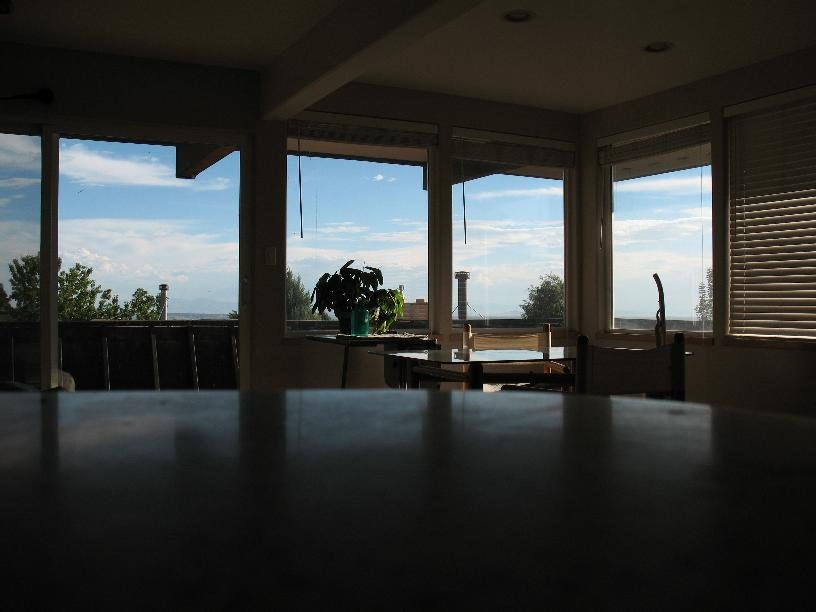
#> input picture test/orig_0.jpg, 816 x 612 px, found by its file name; its folder holds only this picture in this run
$ python HDR_bpowah.py   (Python 2 division)
#> lines starting #> are read from the running program, lines starting #| are printed output that depends on the picture
from PIL import Image
import time
import os, os.path
import sys, string
from copy import copy
try:
    import pylab
    pylab_loaded = 1
except:
    pylab_loaded = 0


class hdr:
    """
    a collection of images to merege into HDR

    blend an arbitrary number of photos into a single HDR image
    or several images with various combinations of HDR parameters

    it is assumed that project folders contain all the images you want to merge
    case = folder name
    cur_dir = folder where the project folders are located
    images are auto-sorted by degree of exposure (image brightness)
    """

    def get_imgs(self):
        """
        load a list of images from folder
        sort them from lightest to darkest
        """
        drks = []
        imgs = [Image.open(os.path.join(self.indir,fn)) for fn in self.fns]
        for img in imgs:
            samp = img.resize((50,50))  #crop(box=((10,10,20,20)))
            drks.append(sum(samp.getdata(band=0)))
#> this loop made 1 pass
#> pass 1, in get_imgs, `samp = img.resize((50,50))`:
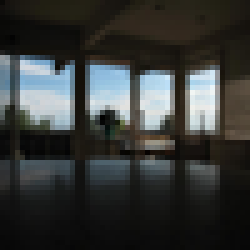
#> samp: PIL image 50x50 RGB (shown 5 times larger); mean R, G, B 54.8, 57.1, 55.5
#> after the loop, drks = [137045]
        if self.resize:
            # newsize = tuple([int(x*self.resize) for x in img.size])
            imgs = [img.resize(tuple([int(x*self.resize) for x in img.size])) for img in imgs]
#> imgs = 1 item

        newdrks = sorted(drks)
#> newdrks = [137045]
        idxs = [drks.index(x) for x in newdrks]
#> idxs = [0]
        imgs = [imgs[x] for x in idxs]
        self.fns = [self.fns[x] for x in idxs]
#> self.fns = ['orig_0.jpg']

        self.drks = drks
#> self.drks = [137045]
        self.idxs = idxs
#> self.idxs = [0]

        print 'got',len(imgs),'images'
#| got 1 images
        return imgs


    def __init__(
        self,
        case='',
        resize=None,
        img_type='.jpg',
        cur_dir=r'C:\My Pictures\test_hdr' ):

        """
        load a project
        all images of [img_type] are loaded from folder [case]
        and resized by a factor [resize]
        """
        if not case:
            print 'case is required'
            sys.exit(1)
        self.resize = resize
        self.ext = img_type.strip('.')
        self.case = case
        self.cur_dir = os.path.normpath(cur_dir)
        self.indir   = os.path.join(self.cur_dir, case)
        self.outdir  = os.path.join(self.indir , 'out')

        if not os.path.isdir(self.outdir):
            os.makedirs(self.outdir)
        f = lambda x: x.upper().endswith(self.ext.upper())
        self.fns = filter(f,os.listdir(self.indir))
        self.imgs = self.get_imgs()
#> self.imgs = 1 item
        self.fin_set = {}


    # [43 lines left out: functions get_masks, lev, bal, not called in this run]


    def save_im(self,im,name):
        """
        save an image
        """
        print 'saving',name
        im.save(os.path.join(self.outdir, name+'.jpg'), format='JPEG')

        if pylab_loaded:
            pylab.cla()
            h = im.histogram()
            rgb = h[0:256],h[256:256*2],h[256*2:]
            x = range(256)
            for b in rgb:
                pylab.plot(x,b)
            pylab.xlim(xmax=255)
            pylab.savefig(os.path.join(self.outdir, name+'_histogram.png'))


    # [8 lines left out: function merge, not called in this run]


    def merge_all(self,imgs):
        """
        iteratively merge a set of images until only one remains
        """
        while len(imgs)>1:
            imgs = self.merge(imgs)
        return imgs[0]


    def get_hdr(self, strength=[0.0,1.0,2.0], naturalness=[0.8,0.9,1.0]):
        """
        process the hdr image(s)
        strength - a list or a float that defines how strong the hdr
                   effect should be
                 - a value of zero will combine images by using a
                   greyscale image average
                 - a value greater than zero will use higher contrast
                   versions of those greyscale images
        naturalness- values between zero and one
                 - zero will be a very high-contrast image
                 - 1.0 will be a very flat image
                 - 0.7 to 0.9 tend to give the best results
        """
        contrast=1.0
        brightness=1.0
        self.con = contrast # not used
        self.bri = brightness # not used
        self.nat = self.to_list(naturalness)
        self.str = self.to_list(strength)
        self.fin_set = {}

        for s in self.str:
            self.cur_str = s
            print 'getting saturation image, strength',str(s)
            imgs = copy(self.imgs)
            sat_img = self.merge_all(imgs)

            print 'getting contrast image'
            imgs.reverse()
            con_img = self.merge_all(imgs)

            self.final_blend(con_img,sat_img)

        self.print_set(self.fin_set)
#> the loop in print_set, `for k in im_dict.keys():` made 9 passes
#> pass 1, in save_im, `pylab.savefig(os.path.join(self.outdir, name+'_histogram.png'))`:
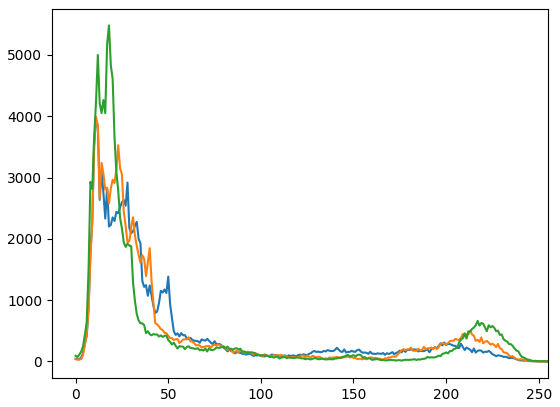
#> figure drawn by matplotlib, 1 panel; curve peaks at x = 11, y = 3965; curve peaks at x = 11, y = 3993; curve peaks at x = 18, y = 5483
        ori_set = dict(('orig_'+str(i), self.imgs[i]) for i in range(len(self.imgs)))
#> ori_set = 1 item
        self.print_set(ori_set)
#> the loop in print_set (call 2), `for k in im_dict.keys():` made 1 pass
#| saving orig_0
        print self.indir
#| /Users/Elena/Desktop/CS205/Final/HDR-Parallel/test


    def final_blend(self,im1,im2):
        """
        combines a saturated image with a contrast image
        and puts them in a dictionary of completed images
        """
        for nat in self.nat:
            n_s = '_nat' + str(round(nat,2))
            s_s = '_str' + str(round(self.cur_str,2))
            s = self.case + s_s + n_s
            self.fin_set[s] = Image.blend(im1,im2,nat)


    def print_set(self, im_dict):
        """
        print all rendered images
        """
        for k in im_dict.keys():
            self.save_im(im_dict[k],k)


    def to_list(self, val):
        if type(val)!=type(list()):
            val = [float(val)]
        else:
            val = [float(v) for v in val]
        return val

if __name__ == '__main__':
    start = time.time()
    proj = hdr(case='test', resize=.5, img_type='jpg', cur_dir=r'/Users/Elena/Desktop/CS205/Final/HDR-Parallel')
    proj.get_hdr(strength=[0.,1.,2.],naturalness=[0.8,0.9,1.0])
    print 'Total time:', time.time() - start

$ run again, on test/orig_3.jpg
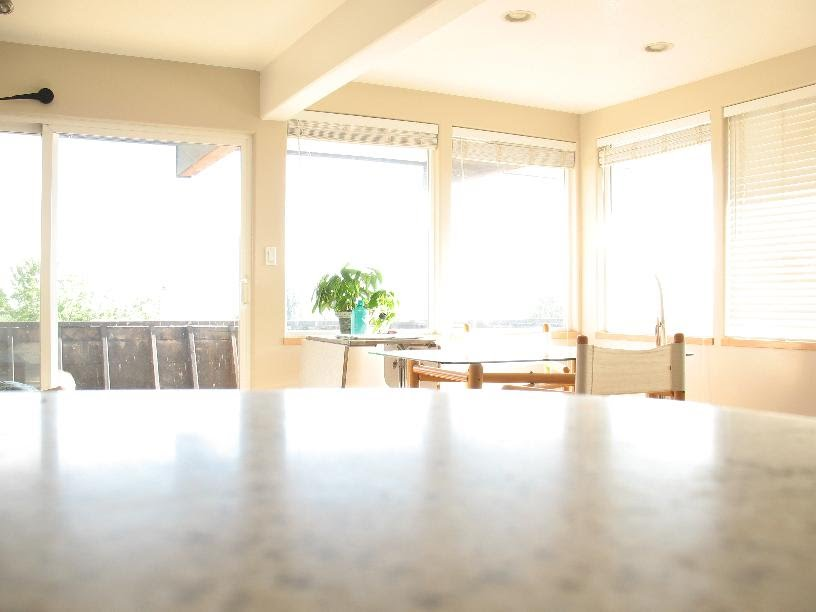
#> input picture test/orig_3.jpg, 816 x 612 px, found by its file name
#> the loop in get_imgs, `for img in imgs:` made 1 pass
#> pass 1, in get_imgs, `samp = img.resize((50,50))`:
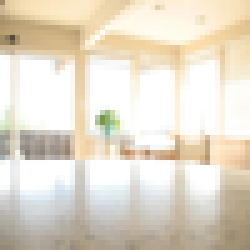
#> samp: PIL image 50x50 RGB (shown 5 times larger); mean R, G, B 227.9, 219.3, 203.4
#> after the loop in get_imgs, `for img in imgs:`: drks = [569713]
#> in get_imgs, `imgs = [img.resize(tuple([int(x*self.resize) for x in img.size])) for ..`: imgs = 1 item
#> newdrks = [569713]
#> idxs = [0]
#> self.fns = ['orig_3.jpg']
#> self.drks = [569713]
#> self.idxs = [0]
#| got 1 images
#> self.imgs = 1 item
#> the loop in print_set, `for k in im_dict.keys():` made 9 passes
#> pass 1, in save_im, `pylab.savefig(os.path.join(self.outdir, name+'_histogram.png'))`:
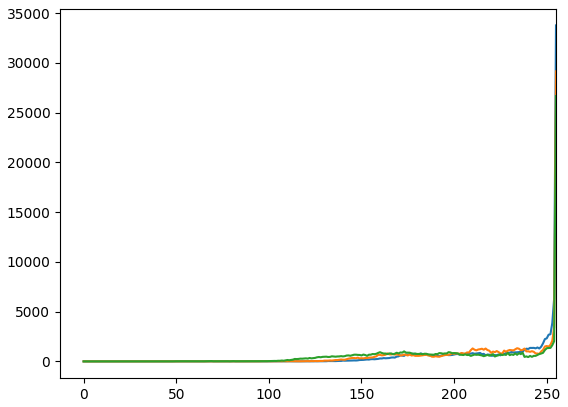
#> figure drawn by matplotlib, 1 panel; curve peaks at x = 255, y = 33762; curve peaks at x = 255, y = 29146; curve peaks at x = 255, y = 26659
#> the loop in print_set (call 2), `for k in im_dict.keys():` made 1 pass
#> (printed output is left out)
#| /Users/Elena/Desktop/CS205/Final/HDR-Parallel/test
